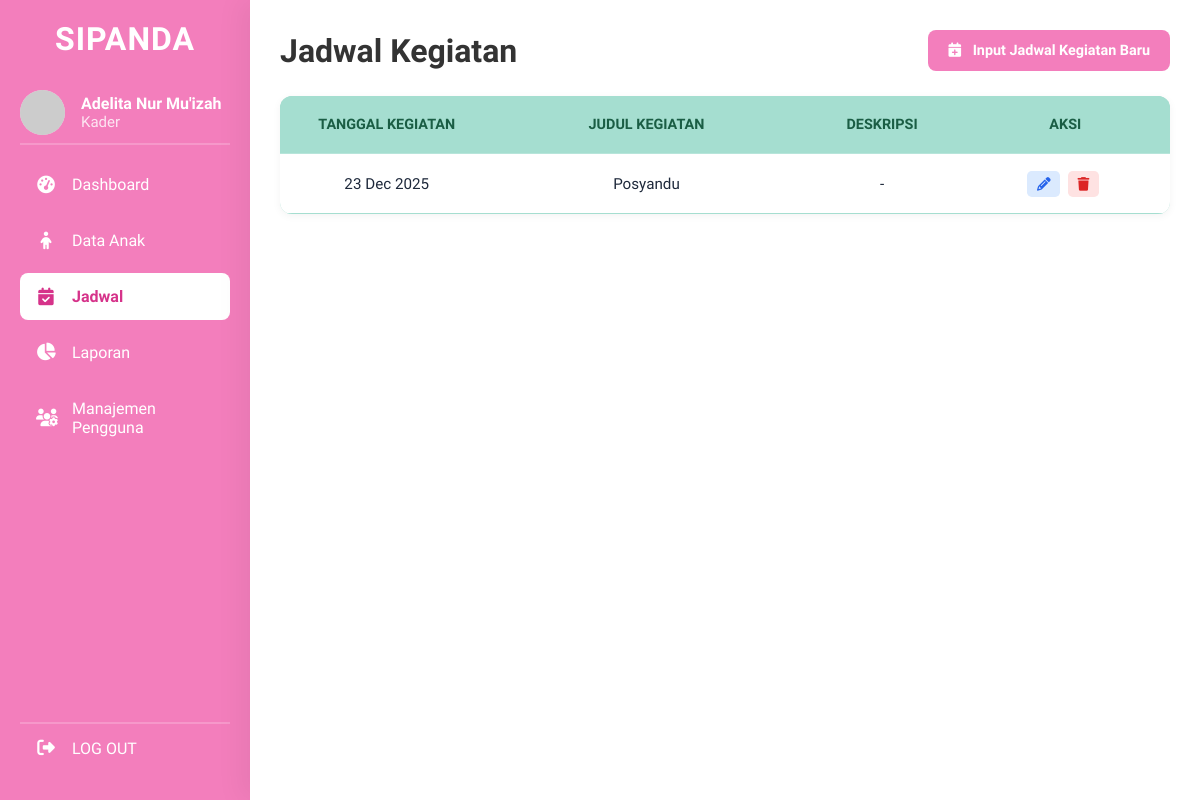
Screenshot of /jadwal_imunisasi.php (signed in) with the database file from the repository.
### tables this page shows
CREATE TABLE `jadwal` (
  `id_jadwal` int(11) NOT NULL,
  `judul_kegiatan` varchar(150) NOT NULL,
  `deskripsi` text DEFAULT NULL,
  `tanggal_kegiatan` date NOT NULL,
  `created_at` timestamp NOT NULL DEFAULT current_timestamp()
);

### jadwal_imunisasi.php (the view, shortened to what this page needs)
<?php
require 'config/database.php';
$is_kader = ($_SESSION['role'] == 'kader');
$query_jadwal = "SELECT * FROM jadwal ORDER BY tanggal_kegiatan DESC";
$result_jadwal = $conn->query($query_jadwal);
include 'templates/header.php';
?>
<div class="dashboard-container">
    <aside class="sidebar">
        <div class="sidebar-header">
            <h2>SIPANDA</h2>
        </div>
        <div class="sidebar-user">
            <img src="https://ui-avatars.com/api/?name=<?= urlencode($_SESSION['nama_lengkap']) ?>&background=FBCFE8&color=B42373"
                alt="User Avatar">
            <div class="user-info">
                <h4><?= htmlspecialchars($_SESSION['nama_lengkap']) ?></h4>
                <p><?= htmlspecialchars(ucfirst($_SESSION['role'])) ?></p>
            </div>
        </div>
        <?php if ($is_kader): ?>
            <ul class="sidebar-nav">
                <li><a href="dashboard_kader.php"><i class="fa-solid fa-tachometer-alt"></i> Dashboard</a></li>
                <li><a href="data_anak.php"><i class="fa-solid fa-child"></i> Data Anak</a></li>
                <li><a href="jadwal_imunisasi.php" class="active"><i class="fa-solid fa-calendar-check"></i> Jadwal</a></li>
                <li><a href="laporan.php"><i class="fa-solid fa-chart-pie"></i> Laporan</a></li>
                <li><a href="manajemen_pengguna.php"><i class="fa-solid fa-users-cog"></i> Manajemen Pengguna</a></li>
            </ul>
        <?php endif; ?>
        <div class="sidebar-footer">
            <ul class="sidebar-nav">
                <li><a href="<?= BASE_URL ?>/logout.php"><i class="fa-solid fa-right-from-bracket"></i> LOG OUT</a></li>
            </ul>
        </div>
    </aside>
    <main class="main-content">
        <div class="main-header">
            <div style="display: flex; align-items: center;">
                <h1 style="margin: 0;">Jadwal Kegiatan</h1>
            </div>
            <?php if ($is_kader): ?>
                <div class="header-actions">
                    <a href="#" id="openModalJadwalBtn" class="btn-primary">
                        <i class="fa-solid fa-calendar-plus"></i> Input Jadwal Kegiatan Baru
                    </a>
                </div>
            <?php endif; ?>
        </div>
        <div class="history-section-2">
            <div class="data-table-wrapper">
                <table class="data-table">
                    <thead>
                        <tr>
                            <th>Tanggal Kegiatan</th>
                            <th>Judul Kegiatan</th>
                            <th>Deskripsi</th>
                            <?php if ($is_kader): ?>
                                <th>Aksi</th>
                            <?php endif; ?>
                        </tr>
                    </thead>
                    <tbody>
                        <?php if ($result_jadwal->num_rows > 0): ?>
                            <?php while ($row = $result_jadwal->fetch_assoc()): ?>
                                <tr>
                                    <td><?= date('d M Y', strtotime($row['tanggal_kegiatan'])) ?></td>
                                    <td><?= htmlspecialchars($row['judul_kegiatan']) ?></td>
                                    <td><?= htmlspecialchars($row['deskripsi'] ?? '-') ?></td>
                                    <?php if ($is_kader): ?>
                                        <td>
                                            <a href='edit_jadwal.php?id_jadwal=<?= $row['id_jadwal'] ?>' class='btn-aksi btn-edit'
                                                title="Edit Jadwal"><i class='fa-solid fa-pencil'></i></a>
                                            <a href='process/hapus_jadwal.php?id_jadwal=<?= $row['id_jadwal'] ?>'
                                                class='btn-aksi btn-hapus' title="Hapus Jadwal"
                                                onclick="return confirm('Apakah Anda yakin ingin menghapus jadwal?');">
                                                <i class='fa-solid fa-trash'></i>
                                            </a>
                                        </td>
                                    <?php endif; ?>
                                </tr>
                            <?php endwhile; ?>
                        <?php endif; ?>
                    </tbody>
                </table>
            </div>
        </div>
    </main>
</div>
<?php
include 'templates/footer.php';
?>

### assets/css/style.css (style rules this page uses)
* { margin: 0; padding: 0; box-sizing: border-box; }
body { font-family: "Baloo 2", cursive; background-color: white; min-height: 100vh; }

### assets/css/dashboard.css (style rules this page uses)
*, *::before, *::after { box-sizing: border-box; }
body.dashboard-body { display: block; justify-content: normal; align-items: normal; min-height: 100vh; background-color: white; }
.dashboard-container { display: flex; width: 100%; min-height: 100vh; }
.sidebar { width: 250px; background-color: #f37ebc; color: white; display: flex; flex-direction: column; padding: 20px; flex-shrink: 0; box-sizing: border-box; position: sticky; top: 0; height: 100vh; }
.sidebar-header { margin-bottom: 2rem; }
.sidebar-header h2 { font-size: 32px; font-weight: 700; text-align: center; letter-spacing: 1px; }
.sidebar-user { display: flex; align-items: center; margin-bottom: 1rem; padding-bottom: 0.5rem; border-bottom: 2px solid rgba(255, 255, 255, 0.2); }
.sidebar-user img { width: 45px; height: 45px; border-radius: 50%; margin-right: 1rem; background-color: #fbcfe8; }
.user-info h4 { font-size: 1rem; font-weight: 600; margin: 0; }
.user-info p { font-size: 15px; margin: 0; opacity: 0.8; }
.sidebar-nav { list-style: none; padding: 0; margin: 0; flex-grow: 1; }
.sidebar-nav li { margin-bottom: 0.5rem; }
.sidebar-nav a { display: flex; align-items: center; padding: 0.9rem 1rem; border-radius: 0.5rem; text-decoration: none; color: white; font-weight: 500; transition: background-color 0.2s ease; }
.sidebar-nav a i { width: 20px; margin-right: 1rem; font-size: 1.1rem; text-align: center; }
.sidebar-nav a.active { background-color: white; color: #d6338a; font-weight: 600; }
.sidebar-footer { margin-top: 0.5rem; border-top: 2px solid rgba(255, 255, 255, 0.2); }
.main-content { flex-grow: 1; padding: 1.5rem 2rem; background-color: #ffffff; box-shadow: -10px 0 25px rgba(0, 0, 0, 0.05); z-index: 10; }
.main-header { display: flex; justify-content: flex-start; align-items: center; margin-bottom: 0.5rem; }
.main-header h1 { font-size: 2rem; font-weight: 700; color: #333333; }
.header-actions { display: flex; gap: 1rem; justify-content: flex-start; }
.btn-primary { background-color: #f37ebc; color: white; padding: 0.75rem 1.25rem; border: none; border-radius: 0.5rem; font-weight: 600; font-size: 0.9rem; cursor: pointer; text-decoration: none; transition: background-color 0.2s ease; }
.btn-primary i { margin-right: 0.5rem; }
.data-table-wrapper { width: 100%; overflow-x: auto; border-radius: 0.75rem; overflow: hidden; background-color: #a5ded0; box-shadow: 0 2px 8px rgba(0, 0, 0, 0.05); }
.data-table { width: 100%; border-collapse: collapse; background-color: transparent; }
.data-table th, .data-table td { padding: 1.25rem; text-align: center; border-bottom: 1px solid #a5ded0; }
.data-table th { background-color: #a5ded0; color: #1a5d44; font-size: 0.9rem; text-transform: uppercase; font-weight: 800; border-bottom: 2px solid rgba(255, 255, 255, 0.2); }
.data-table td { background-color: #ffffff; font-size: 0.95rem; color: #1e293b; transition: background-color 0.2s; }
.data-table th:nth-child(1), .data-table td:nth-child(1) { width: 35%; text-align: left; padding-left: 1.5rem; }
.data-table th:nth-child(2), .data-table td:nth-child(2) { width: 20%; text-align: center; }
.data-table th:nth-child(3), .data-table td:nth-child(3) { width: 25%; text-align: center; }
.data-table th:nth-child(4), .data-table td:nth-child(4) { width: 20%; text-align: center; }
.btn-aksi { text-decoration: none; padding: 0.3rem 0.6rem; border-radius: 0.3rem; margin-right: 0.25rem; font-size: 0.85rem; }
.btn-aksi.btn-edit { background-color: #dbeafe; color: #2563eb; }
.btn-aksi.btn-hapus { background-color: #fee2e2; color: #dc2626; }
.history-section-2 .data-table th:nth-child(1), .history-section-2 .data-table td:nth-child(1) { width: 20%; text-align: center; }
.history-section-2 .data-table th:nth-child(2), .history-section-2 .data-table td:nth-child(2) { width: 30%; text-align: center; }
.history-section-2 .data-table th:nth-child(3), .history-section-2 .data-table td:nth-child(3) { width: 15%; text-align: center; }
.history-section-2 .data-table th:nth-child(4), .history-section-2 .data-table td:nth-child(4) { width: 20%; text-align: center; }
* { transition: all 0.2s ease-in-out; }
.main-content { padding: 30px; }
.main-header { display: flex; justify-content: space-between; align-items: center; margin-bottom: 25px; }

### rows the page displays
jadwal: tanggal_kegiatan "23 Dec 2025", judul_kegiatan "Posyandu", deskripsi "-"

### other values shown
$_SESSION['nama_lengkap'] "Adelita Nur Mu'izah"
$_SESSION['role'] "Kader"
